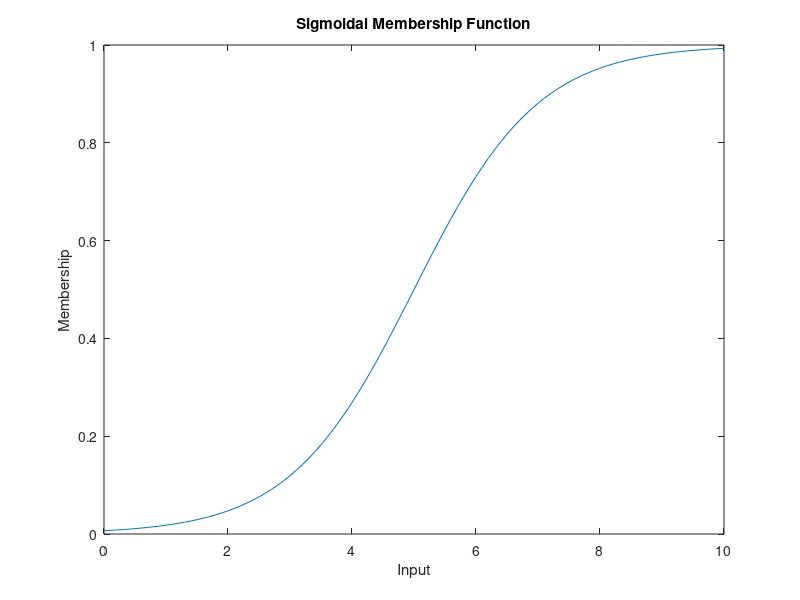

This figure's MATLAB source:
% Define the range of input values
x = 0:0.1:10;

% Define the parameters for the sigmoidal membership function
c = 5;  % Center or midpoint
a = 1;  % Slope or width

% Create the sigmoidal membership function manually
mf = 1 ./ (1 + exp(-a * (x - c)));

% Visualize the membership function
plot(x, mf);
xlabel('Input');
ylabel('Membership');
title('Sigmoidal Membership Function');
